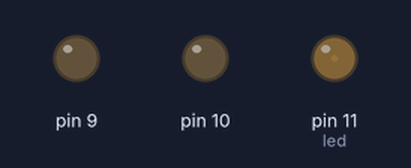
The sketch below on a simulated Arduino Uno, built with avr-gcc and run on an emulated ATmega328P. Parts: output pins drawn as LEDs (lit = HIGH).

Above: at 0.05 s.
At 1.85 s:
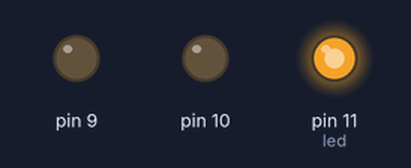
At 3.65 s:
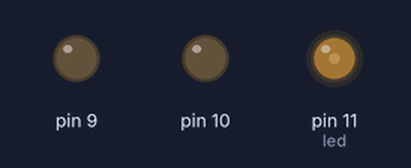
At 7.35 s:
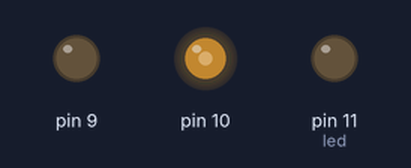
At 11.75 s:
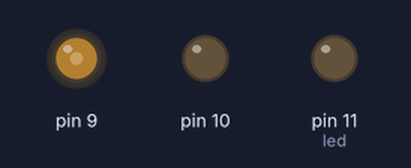
At 16.15 s:
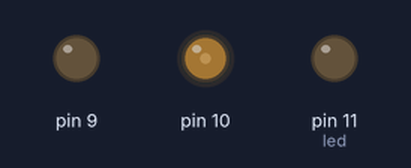
Timing chart, 0 to 21.6 s (numbered marks = the images above):
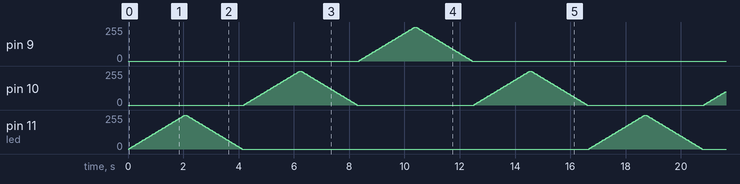

The sketch:

W4-HW02.ino
```cpp
int led = 11;
int g = 0;
unsigned long l1,l2;
unsigned long interval = 40;
int fDir_R = 0, fade_R = 0;
void setup() {
  // put your setup code here, to run once:
  l1 = 0;
}

void loop() {
  // put your main code here, to run repeatedly:
  l2 = millis();
  if(l2 - l1 >= interval) {
    l1 = l2;
    if(!fDir_R) {
      fade_R += 5;
      if(fade_R > 255) {
        fade_R = 255; fDir_R = 1; }
    }else {
      fade_R -= 5;
      if(fade_R < 0) {
        fade_R = 0; fDir_R = 0;
        if(led == 11) {
          led--;
          g = 0;
        }else if(led == 10) {
              if(g == 0){
                led--;
              }else if(g == 1) {
                led++;
              }
          } else if(led == 9){
            led++;
            g = 1;
          }
        }
    }
    analogWrite(led, fade_R);

  }
}
```
